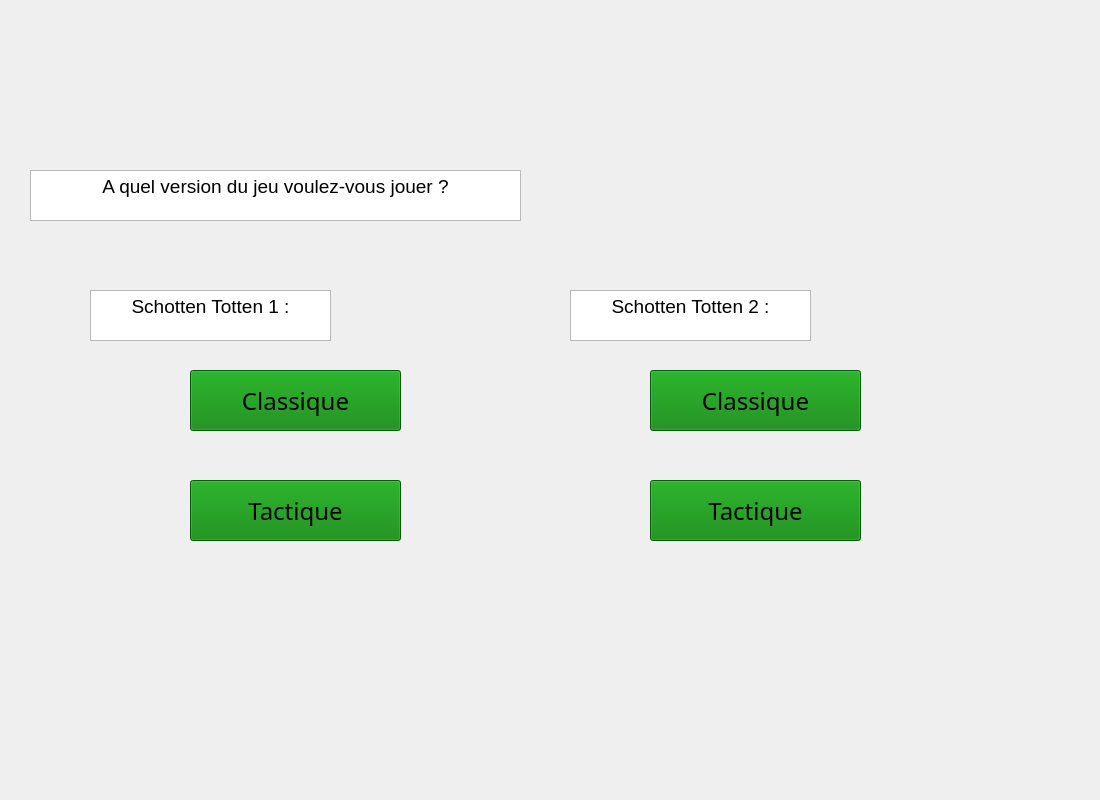
<?xml version="1.0" encoding="UTF-8"?>
<ui version="4.0">
 <class>FifthWindow</class>
 <widget class="QWidget" name="FifthWindow">
  <property name="geometry">
   <rect>
    <x>0</x>
    <y>0</y>
    <width>1100</width>
    <height>800</height>
   </rect>
  </property>
  <property name="windowTitle">
   <string>Form</string>
  </property>
  <widget class="QPushButton" name="tactiqu_1">
   <property name="geometry">
    <rect>
     <x>190</x>
     <y>480</y>
     <width>211</width>
     <height>61</height>
    </rect>
   </property>
   <property name="font">
    <font>
     <family>STSong</family>
     <pointsize>18</pointsize>
    </font>
   </property>
   <property name="autoFillBackground">
    <bool>false</bool>
   </property>
   <property name="styleSheet">
    <string notr="true">background-color: green;</string>
   </property>
   <property name="text">
    <string>Tactique</string>
   </property>
  </widget>
  <widget class="QPushButton" name="classique_1">
   <property name="geometry">
    <rect>
     <x>190</x>
     <y>370</y>
     <width>211</width>
     <height>61</height>
    </rect>
   </property>
   <property name="font">
    <font>
     <family>STSong</family>
     <pointsize>18</pointsize>
    </font>
   </property>
   <property name="autoFillBackground">
    <bool>false</bool>
   </property>
   <property name="styleSheet">
    <string notr="true">background-color: green;</string>
   </property>
   <property name="text">
    <string>Classique</string>
   </property>
  </widget>
  <widget class="QPushButton" name="classique_2">
   <property name="geometry">
    <rect>
     <x>650</x>
     <y>370</y>
     <width>211</width>
     <height>61</height>
    </rect>
   </property>
   <property name="font">
    <font>
     <family>STSong</family>
     <pointsize>18</pointsize>
    </font>
   </property>
   <property name="autoFillBackground">
    <bool>false</bool>
   </property>
   <property name="styleSheet">
    <string notr="true">background-color: green;</string>
   </property>
   <property name="text">
    <string>Classique</string>
   </property>
  </widget>
  <widget class="QPushButton" name="tactique_2">
   <property name="geometry">
    <rect>
     <x>650</x>
     <y>480</y>
     <width>211</width>
     <height>61</height>
    </rect>
   </property>
   <property name="font">
    <font>
     <family>STSong</family>
     <pointsize>18</pointsize>
    </font>
   </property>
   <property name="autoFillBackground">
    <bool>false</bool>
   </property>
   <property name="styleSheet">
    <string notr="true">background-color: green;</string>
   </property>
   <property name="text">
    <string>Tactique</string>
   </property>
  </widget>
  <widget class="QTextBrowser" name="textBrowser">
   <property name="geometry">
    <rect>
     <x>30</x>
     <y>170</y>
     <width>491</width>
     <height>51</height>
    </rect>
   </property>
   <property name="html">
    <string>&lt;!DOCTYPE HTML PUBLIC &quot;-//W3C//DTD HTML 4.0//EN&quot; &quot;http://www.w3.org/TR/REC-html40/strict.dtd&quot;&gt;
&lt;html&gt;&lt;head&gt;&lt;meta name=&quot;qrichtext&quot; content=&quot;1&quot; /&gt;&lt;meta charset=&quot;utf-8&quot; /&gt;&lt;style type=&quot;text/css&quot;&gt;
p, li { white-space: pre-wrap; }
hr { height: 1px; border-width: 0; }
li.unchecked::marker { content: &quot;\2610&quot;; }
li.checked::marker { content: &quot;\2612&quot;; }
&lt;/style&gt;&lt;/head&gt;&lt;body style=&quot; font-family:'Segoe UI'; font-size:9pt; font-weight:400; font-style:normal;&quot;&gt;
&lt;p align=&quot;center&quot; style=&quot; margin-top:0px; margin-bottom:0px; margin-left:0px; margin-right:0px; -qt-block-indent:0; text-indent:0px;&quot;&gt;&lt;span style=&quot; font-size:14pt;&quot;&gt;A quel version du jeu voulez-vous jouer ?&lt;/span&gt;&lt;/p&gt;&lt;/body&gt;&lt;/html&gt;</string>
   </property>
  </widget>
  <widget class="QTextBrowser" name="textBrowser_2">
   <property name="geometry">
    <rect>
     <x>90</x>
     <y>290</y>
     <width>241</width>
     <height>51</height>
    </rect>
   </property>
   <property name="html">
    <string>&lt;!DOCTYPE HTML PUBLIC &quot;-//W3C//DTD HTML 4.0//EN&quot; &quot;http://www.w3.org/TR/REC-html40/strict.dtd&quot;&gt;
&lt;html&gt;&lt;head&gt;&lt;meta name=&quot;qrichtext&quot; content=&quot;1&quot; /&gt;&lt;meta charset=&quot;utf-8&quot; /&gt;&lt;style type=&quot;text/css&quot;&gt;
p, li { white-space: pre-wrap; }
hr { height: 1px; border-width: 0; }
li.unchecked::marker { content: &quot;\2610&quot;; }
li.checked::marker { content: &quot;\2612&quot;; }
&lt;/style&gt;&lt;/head&gt;&lt;body style=&quot; font-family:'Segoe UI'; font-size:9pt; font-weight:400; font-style:normal;&quot;&gt;
&lt;p align=&quot;center&quot; style=&quot; margin-top:0px; margin-bottom:0px; margin-left:0px; margin-right:0px; -qt-block-indent:0; text-indent:0px;&quot;&gt;&lt;span style=&quot; font-size:14pt;&quot;&gt;Schotten Totten 1 :&lt;/span&gt;&lt;/p&gt;&lt;/body&gt;&lt;/html&gt;</string>
   </property>
  </widget>
  <widget class="QTextBrowser" name="textBrowser_3">
   <property name="geometry">
    <rect>
     <x>570</x>
     <y>290</y>
     <width>241</width>
     <height>51</height>
    </rect>
   </property>
   <property name="html">
    <string>&lt;!DOCTYPE HTML PUBLIC &quot;-//W3C//DTD HTML 4.0//EN&quot; &quot;http://www.w3.org/TR/REC-html40/strict.dtd&quot;&gt;
&lt;html&gt;&lt;head&gt;&lt;meta name=&quot;qrichtext&quot; content=&quot;1&quot; /&gt;&lt;meta charset=&quot;utf-8&quot; /&gt;&lt;style type=&quot;text/css&quot;&gt;
p, li { white-space: pre-wrap; }
hr { height: 1px; border-width: 0; }
li.unchecked::marker { content: &quot;\2610&quot;; }
li.checked::marker { content: &quot;\2612&quot;; }
&lt;/style&gt;&lt;/head&gt;&lt;body style=&quot; font-family:'Segoe UI'; font-size:9pt; font-weight:400; font-style:normal;&quot;&gt;
&lt;p align=&quot;center&quot; style=&quot; margin-top:0px; margin-bottom:0px; margin-left:0px; margin-right:0px; -qt-block-indent:0; text-indent:0px;&quot;&gt;&lt;span style=&quot; font-size:14pt;&quot;&gt;Schotten Totten 2 :&lt;/span&gt;&lt;/p&gt;&lt;/body&gt;&lt;/html&gt;</string>
   </property>
  </widget>
 </widget>
 <resources/>
 <connections/>
</ui>
